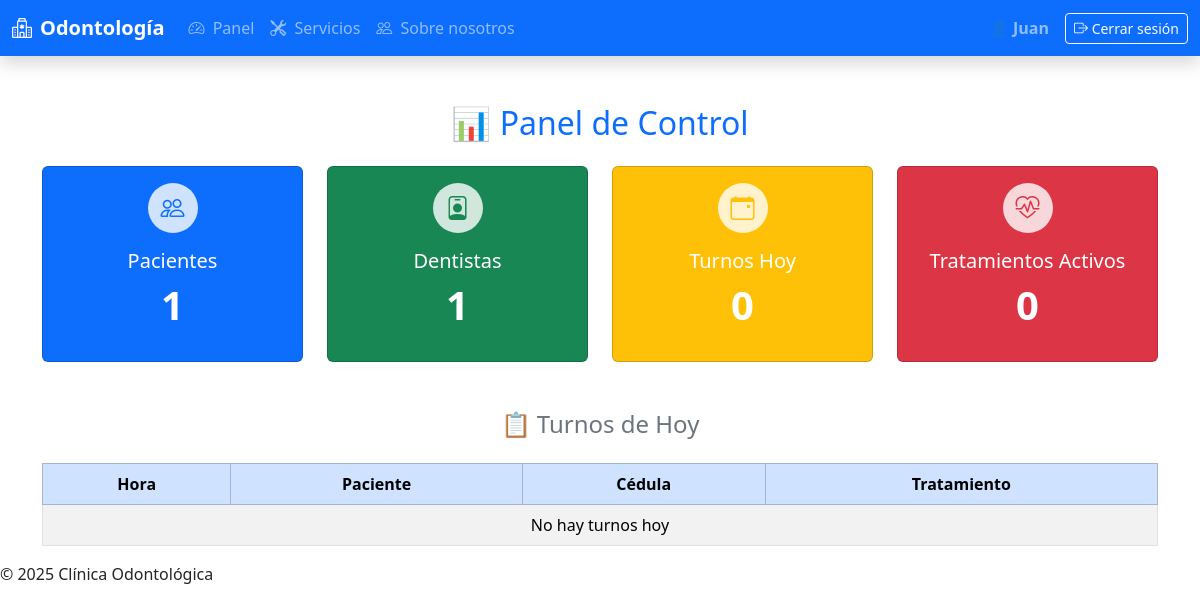
/dashboard.php (signed in), run on an earlier commit of the app's database.
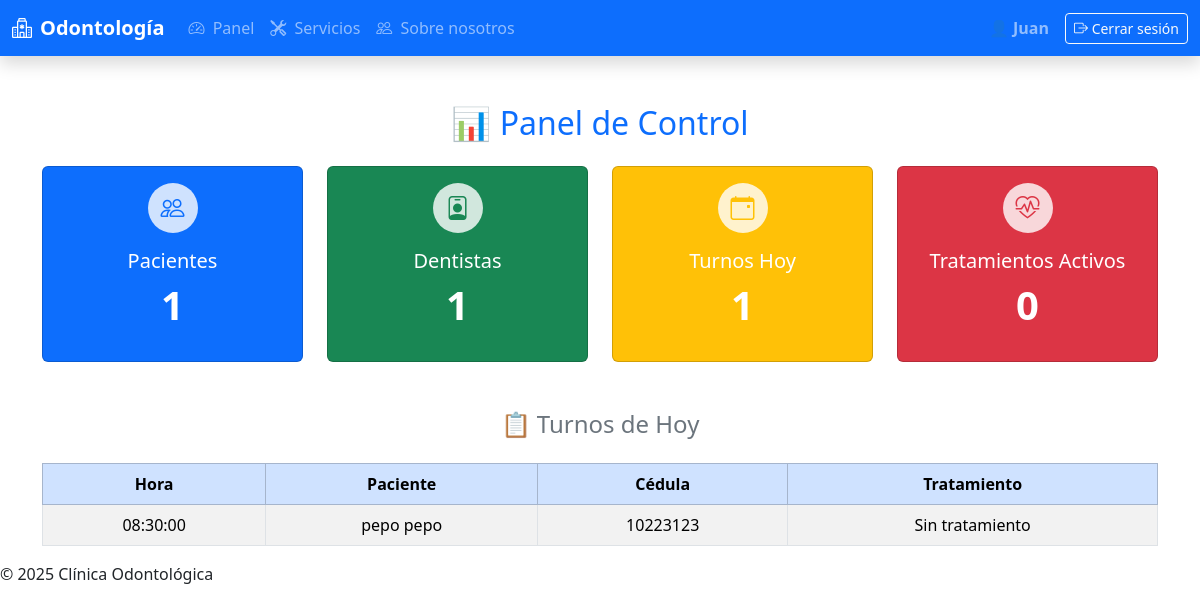
And on a later commit of the database.
### tables this page shows
CREATE TABLE IF NOT EXISTS `turnos` (
  `id` int(11) NOT NULL AUTO_INCREMENT,
  `id_pacientes` int(11) NOT NULL,
  `fecha_turno` date NOT NULL,
  `hora_turno` time NOT NULL,
  `motivo` text DEFAULT NULL,
  `estado` enum('pendiente','confirmado','cancelado') DEFAULT 'pendiente',
  PRIMARY KEY (`id`),
  KEY `id_pacientes` (`id_pacientes`)
);

CREATE TABLE IF NOT EXISTS `pacientes` (
  `id` int(11) NOT NULL AUTO_INCREMENT,
  `nombre` varchar(100) NOT NULL,
  `apellido` varchar(100) NOT NULL,
  `email` varchar(100) NOT NULL,
  `telefono` varchar(20) DEFAULT NULL,
  `cedula` varchar(20) NOT NULL,
  `fecha_nacimiento` date DEFAULT NULL,
  PRIMARY KEY (`id`),
  UNIQUE KEY `email` (`email`),
  UNIQUE KEY `cedula` (`cedula`)
);

### dashboard.php (the view, shortened to what this page needs)
<?php
include("includes/db.php");
include("includes/header.php");
$totalPacientes = $conn->query("SELECT COUNT(*) AS total FROM pacientes")->fetch_assoc()['total'];
$totalDentistas = $conn->query("SELECT COUNT(*) AS total FROM dentistas")->fetch_assoc()['total'];
$turnosHoy = $conn->query("SELECT COUNT(*) AS total FROM turnos WHERE fecha_turno = CURDATE()")->fetch_assoc()['total'];
$tratamientosActivos = $conn->query("SELECT COUNT(*) AS total FROM tratamientos WHERE fecha_fin IS NULL OR fecha_fin > CURDATE()")->fetch_assoc()['total'];
$turnos = $conn->query("
    SELECT
        t.hora_turno,
        p.nombre AS nombre_paciente,
        p.apellido AS apellido_paciente,
        p.cedula,
        tr.descripcion AS descripcion_tratamiento
    FROM turnos t
    INNER JOIN pacientes p ON t.id_pacientes = p.id
    LEFT JOIN tratamientos tr ON t.id_pacientes = tr.id_pacientes
        AND (tr.fecha_fin IS NULL OR tr.fecha_fin > CURDATE())
    WHERE t.fecha_turno = CURDATE()
    ORDER BY t.hora_turno ASC
");
?>
<link rel="stylesheet" href="css/dashboard.css">
<div class="container mt-5">
  <h2 class="mb-4 text-center text-primary">📊 Panel de Control</h2>
  <div class="row g-4 justify-content-center">
    <div class="col-md-3">
      <a href="pacientes/lista.php" class="text-decoration-none">
        <div class="card text-white bg-primary h-100 text-center">
          <div class="card-body">
            <div class="icon-circle mb-3 mx-auto">
              <i class="bi bi-people text-primary fs-4"></i>
            </div>
            <h5 class="card-title">Pacientes</h5>
            <p class="display-6 fw-bold"><?= $totalPacientes ?></p>
          </div>
        </div>
      </a>
    </div>
    <div class="col-md-3">
      <a href="dentistas/lista.php" class="text-decoration-none">
        <div class="card text-white bg-success h-100 text-center">
          <div class="card-body">
            <div class="icon-circle mb-3 mx-auto">
              <i class="bi bi-person-badge text-success fs-4"></i>
            </div>
            <h5 class="card-title">Dentistas</h5>
            <p class="display-6 fw-bold"><?= $totalDentistas ?></p>
          </div>
        </div>
      </a>
    </div>
    <div class="col-md-3">
      <a href="turnos/lista.php" class="text-decoration-none">
        <div class="card text-white bg-warning h-100 text-center">
          <div class="card-body">
            <div class="icon-circle mb-3 mx-auto">
              <i class="bi bi-calendar-event text-warning fs-4"></i>
            </div>
            <h5 class="card-title">Turnos Hoy</h5>
            <p class="display-6 fw-bold"><?= $turnosHoy ?></p>
          </div>
        </div>
      </a>
    </div>
    <div class="col-md-3">
      <a href="tratamientos/lista.php" class="text-decoration-none">
        <div class="card text-white bg-danger h-100 text-center">
          <div class="card-body">
            <div class="icon-circle mb-3 mx-auto">
              <i class="bi bi-heart-pulse text-danger fs-4"></i>
            </div>
            <h5 class="card-title">Tratamientos Activos</h5>
            <p class="display-6 fw-bold"><?= $tratamientosActivos ?></p>
          </div>
        </div>
      </a>
    </div>
  </div>
  <div class="mt-5">
    <h4 class="text-center text-secondary mb-4">📋 Turnos de Hoy</h4>
    <div class="table-responsive">
      <table class="table table-striped table-bordered text-center">
        <thead class="table-primary">
          <tr>
            <th>Hora</th>
            <th>Paciente</th>
            <th>Cédula</th>
            <th>Tratamiento</th>
          </tr>
        </thead>
        <tbody>
          <?php if ($turnos->num_rows > 0): ?>
            <?php while($row = $turnos->fetch_assoc()): ?>
              <tr>
                <td><?= $row['hora_turno'] ?></td>
                <td><?= $row['nombre_paciente'] . ' ' . $row['apellido_paciente'] ?></td>
                <td><?= $row['cedula'] ?></td>
                <td><?= $row['descripcion_tratamiento'] ?? 'Sin tratamiento' ?></td>
              </tr>
            <?php endwhile; ?>
          <?php else: ?>
            <tr><td colspan="4" class="text-center">No hay turnos hoy</td></tr>
          <?php endif; ?>
        </tbody>
      </table>
    </div>
  </div>
</div>
<?php include("includes/footer.php"); ?>

What changed in the data, as far as the page shows it:
added turnos: hora_turno "08:30:00", id_pacientes.nombre "pepo", id_pacientes.apellido "pepo", id_pacientes.cedula "10223123", descripcion_tratamiento "Sin tratamiento"
Also different on the page:
$turnosHoy: "0" → "1"
text no longer shown: "No hay turnos hoy"
